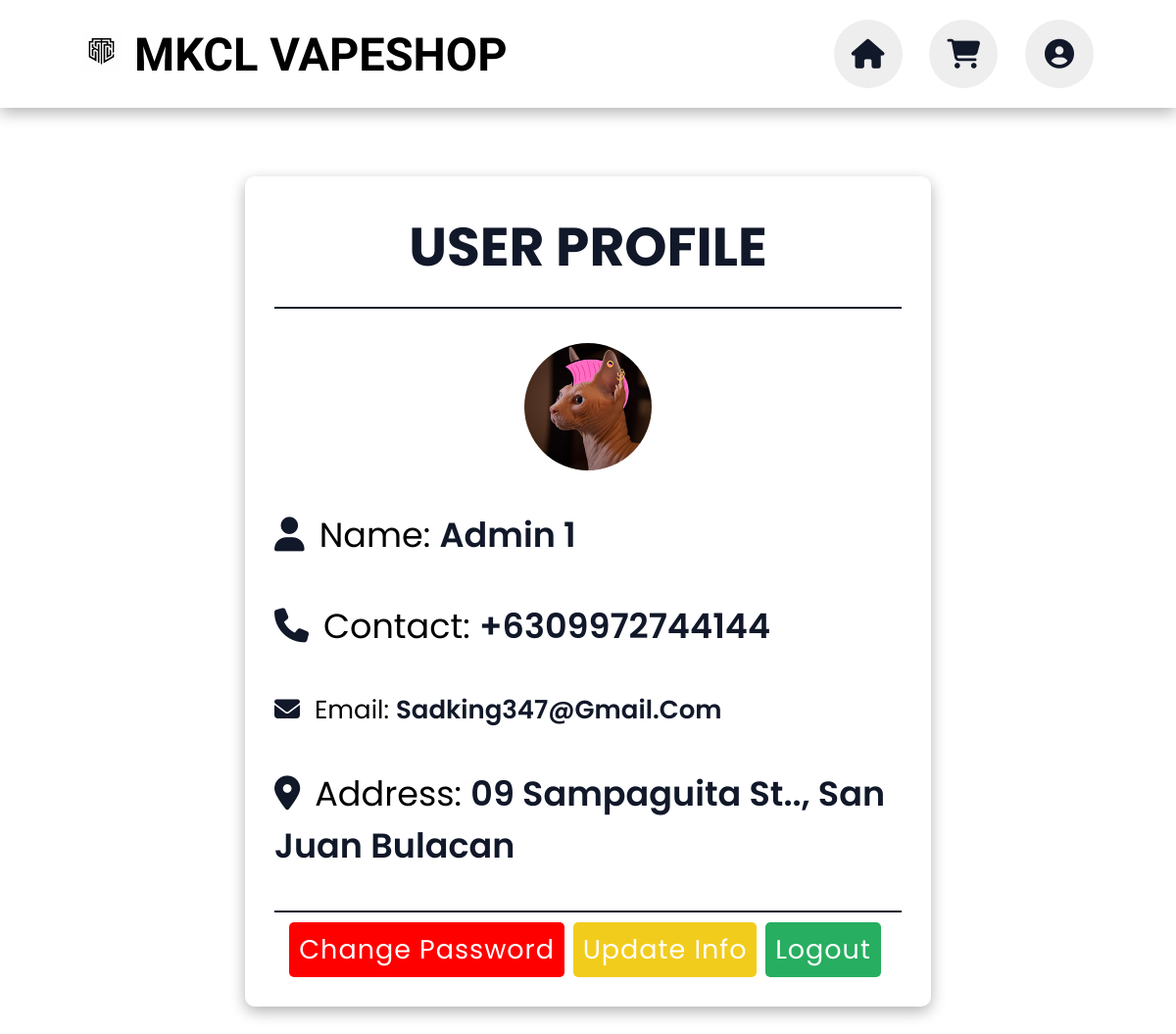
The page /pages/profile.php (signed in) on the database its author committed.
### tables this page shows
CREATE TABLE `users` (
  `id` int(11) NOT NULL,
  `email` varchar(50) NOT NULL,
  `password` varchar(256) DEFAULT NULL,
  `verification_code` varchar(50) DEFAULT NULL,
  `email_verified_at` datetime DEFAULT NULL,
  `image` text DEFAULT NULL,
  `fName` varchar(50) NOT NULL,
  `lName` varchar(50) NOT NULL,
  `uCity` varchar(50) NOT NULL,
  `uBarangay` varchar(50) NOT NULL,
  `uStreet` varchar(50) NOT NULL,
  `uHnum` varchar(7) NOT NULL,
  `uCnum` varchar(11) NOT NULL,
  `ulvl` int(3) NOT NULL,
  `uAttempt` int(11) NOT NULL
);

### pages/profile.php (the view, shortened to what this page needs)
<?php
require '../connection/db_conn.php';
if (isset($_SESSION['user_id'])) {
    $id = $_SESSION['user_id'];
} else {
    session_unset();
    session_destroy();
    header("Location: ../pages/index.php");
}
?>
<!DOCTYPE html>
<html lang="en">
<head>
    <link rel="stylesheet" href="https://cdnjs.cloudflare.com/ajax/libs/font-awesome/6.1.1/css/all.min.css">
    <link rel="stylesheet" href="../assets/css/styleInMenu.css">
    <link rel="stylesheet" href="../assets/css/profile.css">
</head>
<body>
    <header>
        <a href="" class="logo"> <img src="../assets/images/logo.png" alt="">
            <b>MKCL VAPESHOP</b></a>
        <div class="icons">
            <a href="mkCustomer.php" class="fa-solid fa-house"></a>
            <a href="cart.php" class="fas fa-shopping-cart"></a>
            <a href="profile.php" class="fas fa-user-circle"></a>
        </div>
    </header>
    <section class="user-details" style="background-color: #fff;">
        <div class="user">
            <?php
            $query = "SELECT * FROM users WHERE id='$id'";
            $select_profile = mysqli_query($conn, $query);
            if (mysqli_num_rows($select_profile) > 0) {
                while ($fetch_profile = mysqli_fetch_assoc($select_profile)) {
                    $tempName = $fetch_profile['fName'] . ' ' . $fetch_profile['lName'];
                    $tempAddress =  $fetch_profile['uHnum'].' '.$fetch_profile['uStreet'].'., '. $fetch_profile['uBarangay'] . ' '. $fetch_profile['uCity'];
            ?>
                    <h3>user profile</h3>
                    <p class="imahe"><img src="admin/imagesSaInventory/<?=$fetch_profile['image']?>" alt="img" height="130px" style=" border-radius: 50%;"></p>
                    <p><i class="fas fa-user"></i>Name: <span><?= $tempName; ?></span></p>
                    <p><i class="fas fa-phone"></i>Contact: <span>+63<?= $fetch_profile['uCnum']; ?></span></p>
                    <p style="font-size: 26px;"><i class="fas fa-envelope"></i>Email: <span><?= $fetch_profile['email']; ?></span></p>
                    <p class="address"><i class="fas fa-map-marker-alt"></i>Address: <span><?= $tempAddress; ?></span></p>
                    <center>
                        <div class="account">
                            <a href="changepasscus.php" class="delete-btn" >change password</a>
                            <a href="update_profile.php?edit-btn=<?=$id ?>" class="btn">update info</a>
                            <a href="../function/logout.php" onclick="return confirm('logout from this website?');" class="logout-btn">logout</a>
                            <br>
                        </div>
                    </center>
            <?php
                }
            }
            ?>
        </div>
    </section>
</body>
</html>

### assets/css/styleInMenu.css (style rules this page uses)
:root { --green: #27ae60; --red: #e74c3c; --black: #111829; --light-color: #e2ebb7; --yellow: rgb(242, 204, 29); --light-yellow: rgb(243, 217, 99); --box-shadow: 0 0.5rem 1.5rem rgba(0, 0, 0, 0.3); --border: 0.2rem solid var(--black); }
* { margin: 0; padding: 0; box-sizing: border-box; text-decoration: none; outline: none; border: none; text-transform: capitalize; transition: all 0.2s linear; }
html { font-family: "Poppins", serif; font-size: 62.5%; overflow-x: hidden; scroll-padding-top: 5.5rem; scroll-behavior: smooth; }
section { padding: 10rem 12%; }
section:nth-child(even) { background-color: #fff; }
.btn, .delete-btn, .logout-btn, .delete-account-btn.about { margin-top: 1rem; display: inline-block; font-size: 2.7rem; color: #fff; background: rgb(242, 29, 29); border-radius: 0.5rem; cursor: pointer; padding: 0.8rem 1rem; letter-spacing: 0.1rem; }
.btn { background-color: var(--yellow); color: white; }
.delete-btn { background-color: red; color: white; }
.logout-btn { background-color: var(--green); color: white; }
header { position: fixed; top: 0; left: 0; right: 0; background: #fff; padding: 2rem 7%; display: flex; align-items: center; justify-content: space-between; z-index: 1000; box-shadow: var(--box-shadow); }
header .logo { color:black ; font-size: 4.7rem; font-weight: bolder; font-weight: 200; font-family: "Bigshot One", serif; }
header a img { height: 40px; }
header .icons i, header .icons a { cursor: pointer; margin-left: 2.5rem; height: 7rem; line-height: 7rem; width: 7rem; text-align: center; font-size: 3rem; color: var(--black); border-radius: 50%; background: #eee; }

### assets/css/profile.css (style rules this page uses)
:root { --green: #27ae60; --red: #e74c3c; --black: #111829; --light-color: #e2ebb7; --yellow: rgb(242, 204, 29); --light-yellow: rgb(243, 217, 99); --box-shadow: 0 0.5rem 1.5rem rgba(0, 0, 0, 0.3); --border: 0.2rem solid var(--black); }
section:nth-child(1n) { background-color: #fff; }
.user-details { margin-top: 2rem; background-color: #fff; }
.user-details .user { width: 70rem; background-color: #fff; padding: 3rem; box-shadow: var(--box-shadow); border-radius: 10px; margin: 6rem auto; }
.user-details .user .imahe { display: flex; justify-content: center; }
.user-details .user h3 { font-size: 5.5rem; color: var(--black); text-transform: uppercase; margin-bottom: 1.5rem; text-align: center; border-bottom: 2px solid var(--black); padding-bottom: 2rem; }
.user-details .user p { padding: 2rem 0; line-height: 1.5; font-size: 3.5rem; }
.user-details .user p span { color: var(--black); font-weight: 600; }
.user-details .user p i { margin-right: 1.5rem; color: var(--black); }
.account { border-top: 2px solid var(--black); margin-top: 2rem; }
.btn, .delete-btn, .logout-btn { margin-right: 6px; }

### rows shown on the page
users: image (picture), tempName "Admin 1", uCnum "09972744144", email "Sadking347@gmail.com", tempAddress "09 Sampaguita St.., San Juan Bulacan"
